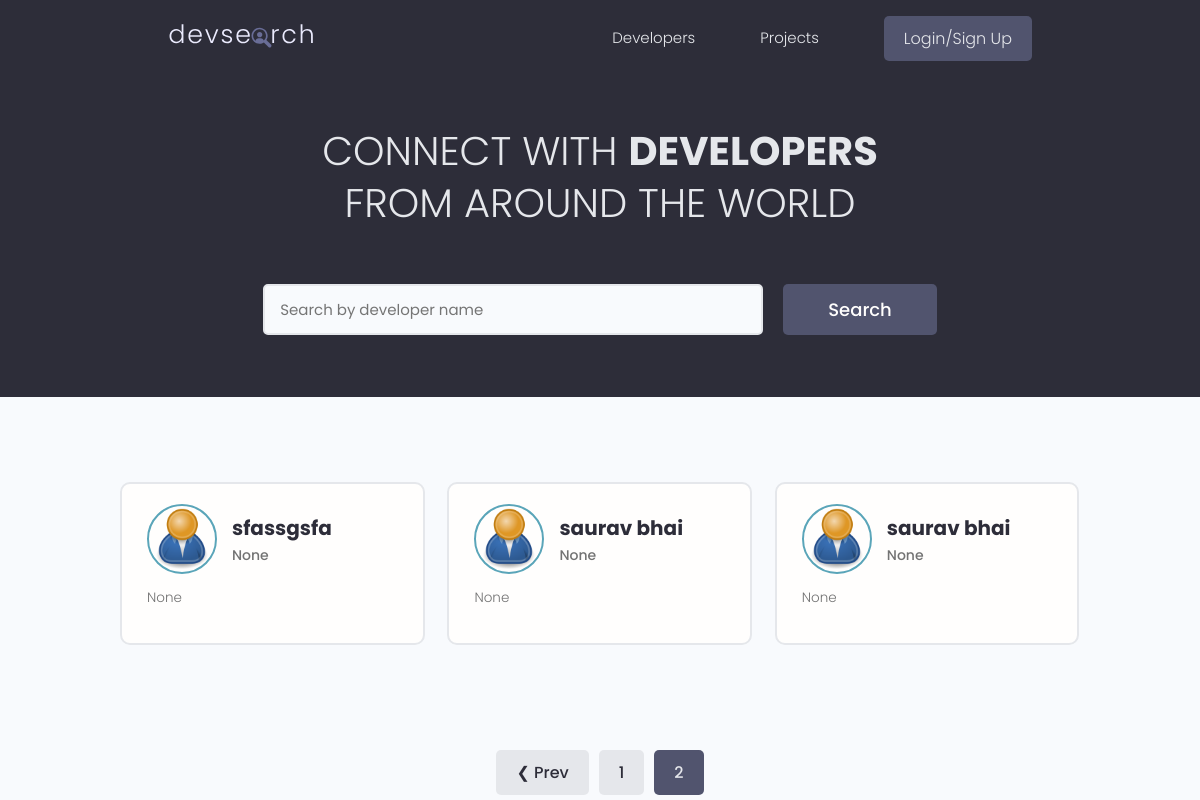
Page /?page=2 on the earlier database version.
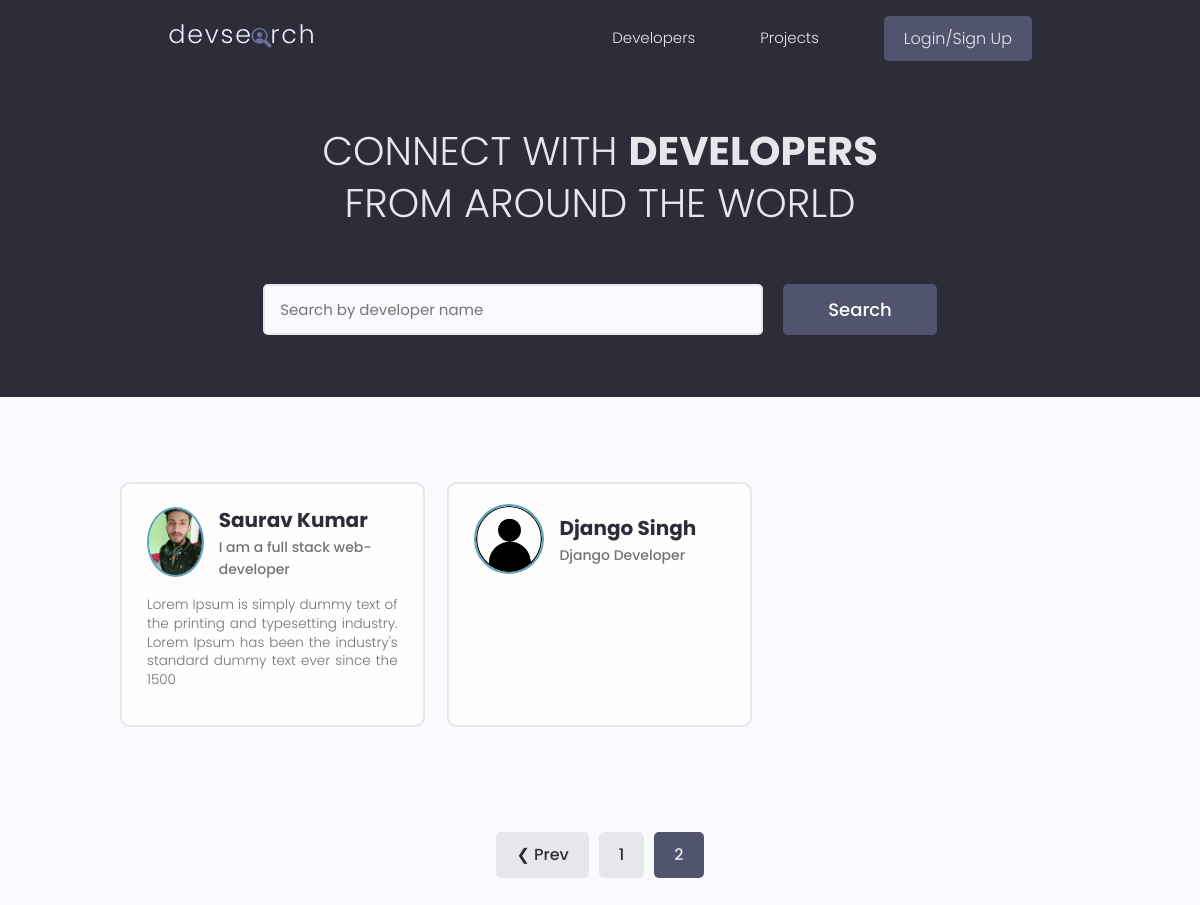
Same page on the later database version.
### users/models.py (models this page shows, shortened)
class Profile(models.Model):
    user = models.OneToOneField(
        User, on_delete=models.CASCADE, null=True, blank=True)
    name = models.CharField(max_length=200, blank=True, null=True)
    email = models.EmailField(max_length=500, blank=True, null=True)
    username = models.CharField(max_length=200, blank=True, null=True)
    location = models.CharField(max_length=200, blank=True, null=True)
    short_intro = models.CharField(max_length=200, blank=True, null=True)
    bio = models.TextField(blank=True, null=True)
    profile_image = models.ImageField(
        null=True, blank=True, upload_to='profiles/', default="profiles/user-default.png")
    social_github = models.CharField(max_length=200, blank=True, null=True)
    social_twitter = models.CharField(max_length=200, blank=True, null=True)
    social_linkedin = models.CharField(max_length=200, blank=True, null=True)
    social_youtube = models.CharField(max_length=200, blank=True, null=True)
    social_website = models.CharField(max_length=200, blank=True, null=True)
    created = models.DateTimeField(auto_now_add=True)
    id = models.UUIDField(default=uuid.uuid4, unique=True,
                          primary_key=True, editable=False)
    class Meta:
        ordering = ['created']
    @property
    def imageURL(self):
        try:
            url = self.profile_image.url
        except:
            url = ''
        return url

### users/views.py (the view)
# urls.py: path('', views.profiles, name="profiles"),
def profiles(request):
    profiles, search_query = searchProfiles(request)
    custom_range, profiles = paginateProfiles(request, profiles, 3)
    context = {'profiles': profiles, 'search_query': search_query,
               'custom_range': custom_range}
    return render(request, 'users/profiles.html', context)

### users/utils.py (called while the page is built)
def paginateProfiles(request, profiles, results):
    page = request.GET.get('page')
    paginator = Paginator(profiles, results)
    try:
        profiles = paginator.page(page)
    except PageNotAnInteger:
        page = 1
        profiles = paginator.page(page)
    except EmptyPage:
        page = paginator.num_pages
        profiles = paginator.page(page)
    leftIndex = (int(page) - 4)
    if leftIndex < 1:
        leftIndex = 1
    rightIndex = (int(page) + 5)
    if rightIndex > paginator.num_pages:
        rightIndex = paginator.num_pages + 1
    custom_range = range(leftIndex, rightIndex)
    return custom_range, profiles

def searchProfiles(request):
    search_query = ''
    if request.GET.get('search_query'):
        search_query = request.GET.get('search_query')
    skills = Skill.objects.filter(name__icontains=search_query)
    profiles = Profile.objects.distinct().filter(
        Q(name__icontains=search_query) |
        Q(short_intro__icontains=search_query) |
        Q(skill__in=skills)
    )
    return profiles, search_query

### users/templates/users/profiles.html (shortened to what this page needs)
{% extends 'main.html' %}
{% block content %}
<main class="home">
    <section class="hero-section text-center">
        <div class="container container--narrow">
            <div class="hero-section__box">
                <h2>CONNECT WITH <span>DEVELOPERS</span></h2>
                <h2>FROM AROUND THE WORLD</h2>
            </div>
            <div class="hero-section__search">
                <form id="searchForm" class="form" action="{% url 'profiles' %}" method="get">
                    <div class="form__field">
                        <input class="input input--text" id="formInput#search" type="text" name="search_query"
                            value="{{search_query}}" placeholder="Search by developer name" />
                    </div>
                    <input class="btn btn--sub btn--lg" type="submit" value="Search" />
                </form>
            </div>
        </div>
    </section>
    <section class="devlist">
        <div class="container">
            <div class="grid grid--three">
                {% for profile in profiles %}
                <div class="column card">
                    <div class="dev">
                        <a href="{% url 'user-profile' profile.id %}" class="card__body">
                            <div class="dev__profile">
                                <img class="avatar avatar--md" src="{{ profile.imageURL }}" alt="image" />
                                <div class="dev__meta">
                                    <h3>{{profile.name}}</h3>
                                    <h5>{{profile.short_intro|slice:"60"}}</h5>
                                </div>
                            </div>
                            <p class="dev__info">{{profile.bio|slice:"150"}}</p>
                        </a>
                    </div>
                </div>
                {% endfor %}
            </div>
        </div>
    </section>
    {% include 'pagination.html' with queryset=profiles custom_range=custom_range %}
</main>
{% endblock content %}

### templates/main.html (shortened to what this page needs)
<!DOCTYPE html>
{% load static %}
<html>
<head>
    <link rel="stylesheet" href="https://cdn.iconmonstr.com/1.3.0/css/iconmonstr-iconic-font.min.css" />
    <link rel="stylesheet" href="{% static 'uikit/styles/uikit.css' %}" />
    <link rel="stylesheet" href="{% static 'styles/app.css' %}" />
</head>
<body>
    {% include 'navbar.html' %}
    {% block content %}
    {% endblock content %}
</body>
</html>

### templates/navbar.html (shortened to what this page needs)
{% load static %}
<header class="header">
    <div class="container container--narrow">
        <a href="{% url 'profiles' %}" class="header__logo">
            <img src="{% static 'images/logo.svg' %} " alt="DevSearch Logo" />
        </a>
        <nav class="header__nav">
            <ul class="header__menu">
                <li class="header__menuItem"><a href="{% url 'profiles' %}">Developers</a></li>
                <li class="header__menuItem"><a href="{% url 'projects' %}">Projects</a></li>
                {% if request.user.is_authenticated %}
                <li class="header__menuItem"><a href="{% url 'inbox' %}">Inbox</a></li>
                <li class="header__menuItem"><a href="{% url 'account' %}">Account</a></li>
                <li class="header__menuItem"><a href="{% url 'logout' %}" class="btn btn--sub">Logout</a></li>
                {% else %}
                <li class="header__menuItem"><a href="{% url 'login' %}" class="btn btn--sub">Login/Sign Up</a></li>
                {% endif %}
            </ul>
        </nav>
    </div>
</header>

### templates/pagination.html (shortened to what this page needs)
{% if queryset.has_other_pages %}
<div class="pagination">
    <ul class="container">
        {% if queryset.has_previous %}
        <li><a href="?page={{queryset.previous_page_number}}" class="btn page-link"
                data-page="{{queryset.previous_page_number}}">&#10094; Prev</a></li>
        {% endif %}
        {% for page in custom_range %}
        {% if page == queryset.number%}
        <li><a href="?page={{page}}" class="btn page-link btn--sub" data-page="{{page}}">{{page}}</a></li>
        {% else %}
        <li><a href="?page={{page}}" class="btn page-link" data-page="{{page}}">{{page}}</a></li>
        {% endif %}
        {% endfor %}
    </ul>
</div>
{% endif %}

### static/styles/app.css (style rules this page uses)
:root { --color-sub: #2d2d39; }
.btn--sub { background-color: var(--color-sub-light); }
.card { border: 2px solid var(--color-light); }
img { width: 100%; }
.header { position: sticky; z-index: 111; background-color: var(--color-sub); padding: 1.5rem 0; }
.header > .container { display: flex; justify-content: space-between; align-items: center; }
.header__logo > img { height: 3.8rem; }
.header__nav > ul { display: inline-flex; align-items: center; list-style: none; gap: 6.5rem; }
.header__menuItem > a { color: var(--color-light); font-weight: 300; }
.hero-section { height: 40vh; display: flex; align-items: center; background-color: var(--color-sub); }
.hero-section__box { margin-bottom: 4rem; }
.hero-section__box > h2, .hero-section__box > h2 > span { font-size: 4rem; color: var(--color-light); line-height: 1.3; text-transform: uppercase; }
.hero-section__box > h2 { font-weight: 300; }
.hero-section__box > h2 > span { font-weight: 700; }
.hero-section__search > .form { display: flex; align-items: center; justify-content: center; gap: 2rem; }
.hero-section__search > .form input.input--text { width: 50rem; }
.devlist { margin-top: 8rem; }
.devlist .grid { align-items: stretch; }
.devlist .dev .dev__profile { display: flex; align-items: center; gap: 1.5rem; }
.devlist .dev .dev__meta h3 { color: var(--color-sub); font-size: 2rem; font-weight: 700; }
.devlist .dev .dev__meta h5 { color: var(--color-text); font-size: 1.4rem; font-weight: 500; }
.devlist .dev .dev__info { margin: 1.5rem 0; font-size: 1.35rem; line-height: 1.4; text-align: justify; }
.pagination { margin-top: 8rem; margin-bottom: 10rem; }
.pagination > ul { flex-wrap: wrap; list-style: none; display: flex; align-items: center; justify-content: center; gap: 1rem; }
.pagination .btn { color: var(--color-sub); }
.pagination .btn.btn--sub { color: var(--color-light); }

### static/uikit/styles/modules/_variables.css (style rules this page uses)
:root { --color-main: #5aa5b9; --color-main-light: #e6faff; --color-sub: #3f4156; --color-sub-light: #51546e; --color-sub-lighter: #ededfd; --color-text: #737373; --color-gray: #8b8b8b; --color-light: #e5e7eb; --color-light-gray: #767676; --color-bg: #f8fafd; --color-white: #fffefd; --color-white-light: #f3f3f3; --color-success: #359e64; --color-success-bg: #def8e8; --color-error: #fc4b0b; --color-error-bg: #fff2ee; --font-base: 'Poppins', arial, helvetica, 'Segoe UI', roboto, ubuntu, sans-serif; --font-monospace: 'Fira Code', 'Courier New', courier, monospace; --font-regular: 300; --font-medium: 500; --font-bold: 700; --generic-shadow: 1px 1px 5px #00000010; --generic-transition: all 0.3s ease-in-out; }

### static/uikit/styles/modules/_base.css (style rules this page uses)
* { margin: 0; padding: 0; box-sizing: border-box; text-rendering: optimizeLegibility; color: inherit; font-size: inherit; }
html { font-size: 50%; }
@media only screen and (min-width: 480px) { html { font-size: 56.25%; } }
@media only screen and (min-width: 1200px) { html { font-size: 62.5%; } }
body { line-height: 1.6; font-weight: 400; font-size: 1.5rem; color: var(--color-text); background-color: var(--color-bg); min-height: 100vh; }

### static/uikit/styles/modules/_typography.css (style rules this page uses)
* { font-family: var(--font-base); }
h2 { font-size: 3.6rem; font-weight: var(--font-bold); }
h3 { font-size: 3.2rem; font-weight: var(--font-medium); }
h5 { font-size: 2.4rem; font-weight: var(--font-medium); }
h5, h6 { font-weight: var(--font-regular); }
p, span, strong { font-size: 1.6rem; color: var(--color-text); font-weight: var(--font-regular); }
a { padding-bottom: 2px; text-decoration: none; display: inline-block; color: var(--color-main); font-weight: var(--font-medium); }

### static/uikit/styles/modules/_utilities.css (style rules this page uses)
.container { width: 92%; max-width: 165rem; margin: 0 auto; box-sizing: border-box; }
.container--narrow { width: 92%; max-width: 120rem; }
@media screen and (min-width: 1000px) { .container { width: 90%; } }
@media screen and (min-width: 1000px) { .container--narrow { width: 85%; } }
@media screen and (min-width: 1200px) { .container { width: 80%; } }
@media screen and (min-width: 1200px) { .container--narrow { width: 72%; } }
.text-center { text-align: center; }

### static/uikit/styles/modules/_avatar.css (style rules this page uses)
.avatar { border-radius: 50%; border: 2px solid var(--color-main); object-fit: cover; }
.avatar--md { height: 7rem; width: 7rem; }

### static/uikit/styles/modules/_card.css (style rules this page uses)
.card { border-radius: 1rem; background-color: var(--color-white); border: 1.5px solid var(--color-light); width: auto; height: auto; margin-top: 0.5rem; margin-bottom: 0.5rem; overflow: hidden; }
.card__body, .card__header { padding: 2rem 2.5rem; }

Differences in the rows shown:
removed Profile: imageURL (placeholder picture), name "sfassgsfa", short_intro "None", bio "None"
removed Profile: imageURL (placeholder picture), name "saurav bhai", short_intro "None", bio "None"
removed Profile: imageURL (placeholder picture), name "saurav bhai", short_intro "None", bio "None"
added Profile: imageURL (picture), name "Saurav Kumar", short_intro "I am a full stack web-developer", bio "Lorem Ipsum is simply dummy text of the printing and typesetting industry. Lorem Ipsum has been the industry's standard dummy text ever since the 1500"
added Profile: imageURL (picture), name "Django Singh", short_intro "Django Developer"
